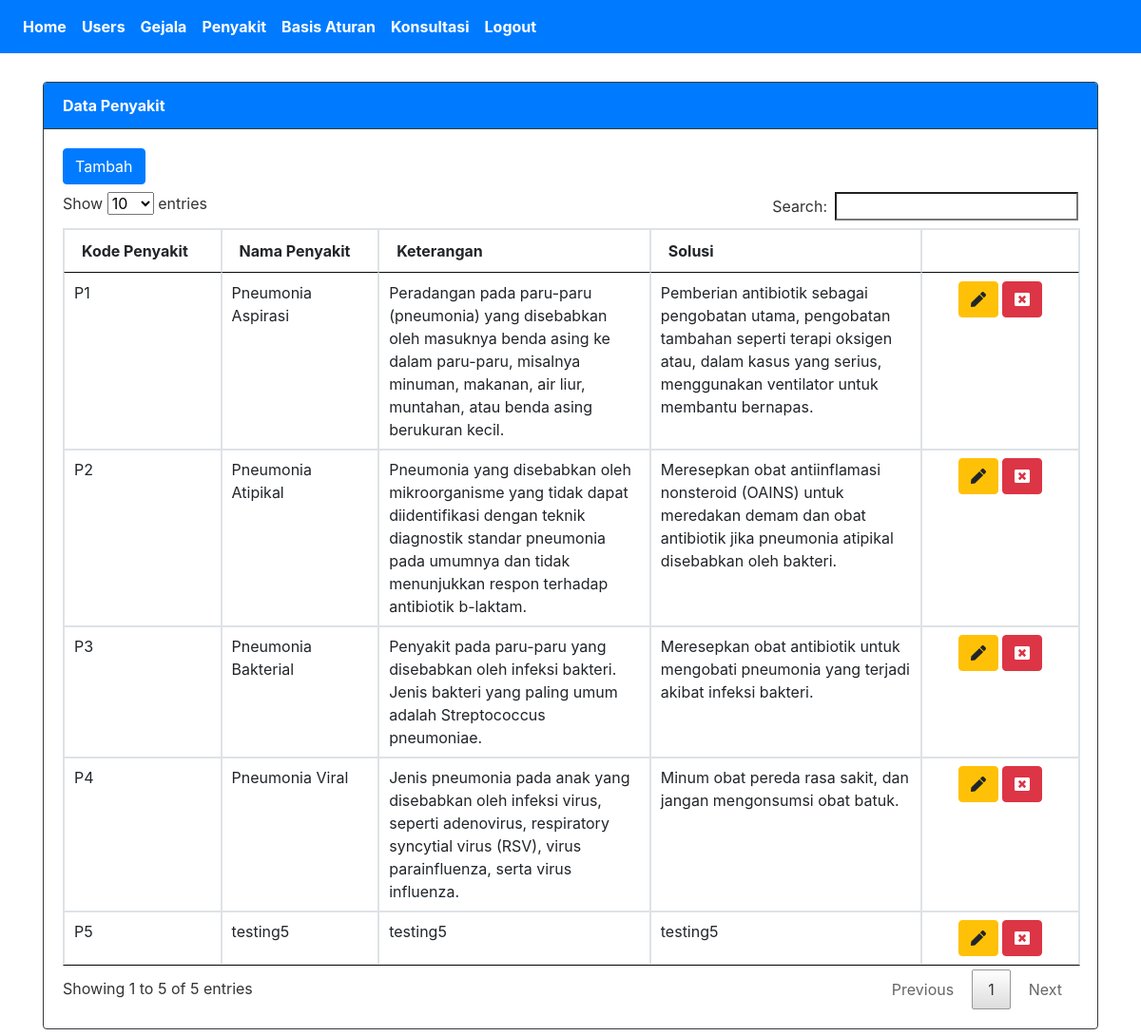
/SistemPakar/index.php?page=penyakit (signed in), run on the app's committed database.
### tables this page shows
CREATE TABLE `penyakit` (
  `idpenyakit` int(15) NOT NULL,
  `kdpenyakit` varchar(10) NOT NULL,
  `nmpenyakit` varchar(50) NOT NULL,
  `keterangan` text NOT NULL,
  `solusi` text NOT NULL
);

### SistemPakar/tampil_penyakit.php (the view, shortened to what this page needs)
<div class="card border-dark">
  <div class="card-header bg-primary text-white border-dark"><strong>Data Penyakit</strong></div>
    <div class="card-body">
        <a class="btn btn-primary mb-2" href="?page=penyakit&action=tambah">Tambah</a>
        <table class="table table-bordered" id="myTable">
                <thead>
                <tr>
                    <th width="100px">Kode Penyakit</th>
                    <th width="100px">Nama Penyakit</th>
                    <th width="200px">Keterangan</th>
                    <th width="200px">Solusi</th>
                    <th width="100px"></th>
                </tr>
                </thead>
            <tbody>
                <?php
                    $conn = new mysqli("localhost", "root", "", "db_pakar1");
                    $sql = "SELECT*FROM penyakit ORDER BY nmpenyakit ASC";
                    $result = $conn->query($sql);
                    while($row = $result->fetch_assoc()) {
                ?>
                    <tr>
                        <td><?php echo $row['kdpenyakit']; ?></td>
                        <td><?php echo $row['nmpenyakit']; ?></td>
                        <td><?php echo $row['keterangan']; ?></td>
                        <td><?php echo $row['solusi']; ?></td>
                        <td align="center">
                            <a class="btn btn-warning" href="?page=penyakit&action=update&id=<?php echo $row['idpenyakit']; ?>">
                                <i class="fas fa-pen"></i>
                            </a>
                            <a onclick="return confirm('Yakin menghapus data ini ?')" class="btn btn-danger" href="?page=penyakit&action=hapus&id=<?php echo $row['idpenyakit']; ?>">
                                <i class="fas fa-window-close"></i>
                            </a>
                        </td>
                    </tr>
                <?php
                }
                ?>
            </tbody>
        </table>
    </div>
</div>

### SistemPakar/Assets/css/all.css (style rules this page uses)
.fa-pen:before { content:"\f304" }
.fa-window-close:before { content:"\f410" }

### SistemPakar/tampil_penyakit.php (style rules this page uses)
.card { margin-top:30px; }

### data on the page
penyakit: kdpenyakit "P1", nmpenyakit "Pneumonia Aspirasi", keterangan "Peradangan pada paru-paru (pneumonia) yang disebabkan oleh masuknya benda asing ke dalam paru-paru, misalnya minuman, makanan, air liur, muntahan, atau benda asing berukuran kecil.", solusi "Pemberian antibiotik sebagai pengobatan utama, pengobatan tambahan seperti terapi oksigen atau, dalam kasus yang serius, menggunakan ventilator untuk membantu bernapas."
penyakit: kdpenyakit "P2", nmpenyakit "Pneumonia Atipikal", keterangan "Pneumonia yang disebabkan oleh mikroorganisme yang tidak dapat diidentifikasi dengan teknik diagnostik standar pneumonia pada umumnya dan tidak menunjukkan respon terhadap antibiotik b-laktam.", solusi "Meresepkan obat antiinflamasi nonsteroid (OAINS) untuk meredakan demam dan obat antibiotik jika pneumonia atipikal disebabkan oleh bakteri."
penyakit: kdpenyakit "P3", nmpenyakit "Pneumonia Bakterial", keterangan "Penyakit pada paru-paru yang disebabkan oleh infeksi bakteri. Jenis bakteri yang paling umum adalah Streptococcus pneumoniae.", solusi "Meresepkan obat antibiotik untuk mengobati pneumonia yang terjadi akibat infeksi bakteri."
penyakit: kdpenyakit "P4", nmpenyakit "Pneumonia Viral", keterangan "Jenis pneumonia pada anak yang disebabkan oleh infeksi virus, seperti adenovirus, respiratory syncytial virus (RSV), virus parainfluenza, serta virus influenza.", solusi "Minum obat pereda rasa sakit, dan jangan mengonsumsi obat batuk."
penyakit: kdpenyakit "P5", nmpenyakit "testing5", keterangan "testing5", solusi "testing5"
